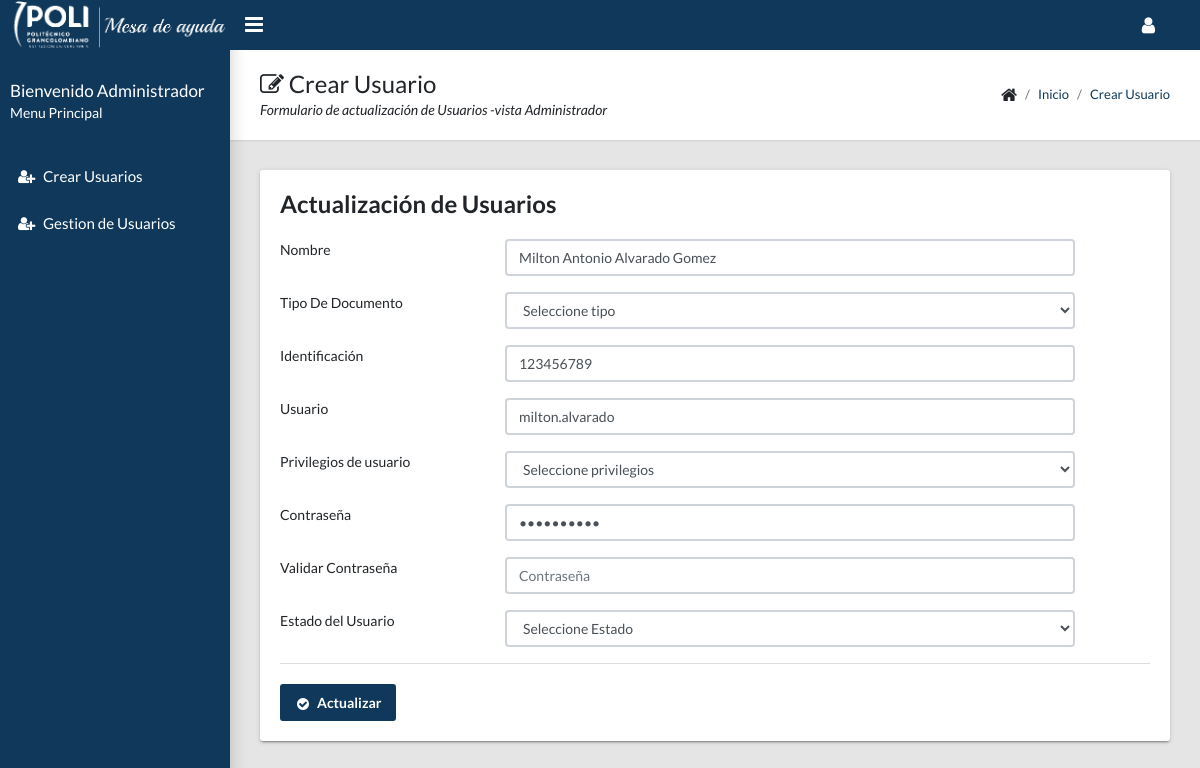
The app's page /?c=UsuariosCreacion&a=Crear&id=1 (signed in) with its own data.
### tables this page shows
CREATE TABLE `tb_usuario` (
  `idUsuario` int(11) NOT NULL,
  `idtipousuario` int(11) NOT NULL,
  `idTipoDocumento` int(11) NOT NULL,
  `nombre` varchar(50) NOT NULL,
  `usuario` varchar(20) NOT NULL,
  `contraseniaNormal` varchar(20) NOT NULL,
  `contraseniaEncriptada` varchar(20) NOT NULL,
  `identificacion` varchar(30) NOT NULL,
  `idestadousuario` int(11) NOT NULL
);

### Controlador/UsuariosCreacion.controlador.php (called while the page is built, shortened)
<?php
require_once "Modelo/usuarios.php";
class UsuariosCreacionControlador{
	private $modelo;
	public function __CONSTRUCT(){
		$this->modelo=new usuarios;
	}
	public function Crear(){
			$u=new usuarios();
			$titulo = 'Registro';
			$formulario = 'cración';
			$titBoton = 'Registrar';
			if (isset($_GET['id'])) {
				$u=$this->modelo->ObtenerUsuario($_GET['id']);
				$titulo = 'Actualización';
				$titBoton = 'Actualizar';
				$formulario = 'actualización';
			}
			require_once "Vista/encabezado.php";
			require_once "Vista/inicio/CrearUsuario.php";
			require_once "Vista/pie.php";
	}
}

### Modelo/conexiondb.php (called while the page is built, shortened)
<?php
class BasedeDatos{
	public static function Conectar(){
		try {
			$conexion = new PDO("mysql:host=".self::servidor.";namedb=".self::nombredb.";charset=utf8",self::usuariodb,self::pass);
			$conexion->setAttribute(PDO::ATTR_ERRMODE,PDO::ERRMODE_EXCEPTION);
			return $conexion;
		} catch (PDOException $e) {
			return "Falló".$e->getMessage();
		}
	}
}
 ?>

### Modelo/usuarios.php (called while the page is built, shortened)
<?php
class usuarios
{
    private $conn;
    private $idtipousuario;
    private $idTipoDocumento;
    private $nombre;
    private $usuario;
    private $contraseniaNormal;
    private $contraseniaEncriptada;
    private $identificacion;
    private $idestadousuario;
    public function __CONSTRUCT()
    {
        $this->conn = BasedeDatos::Conectar();
    }
    public function getIdtipousuario()
    {
        return $this->idtipousuario;
    }
    public function setIdtipousuario($idtipousuario)
    {
        $this->idtipousuario = $idtipousuario;
    }
    public function getIdTipoDocumento()
    {
        return $this->idTipoDocumento;
    }
    public function setIdTipoDocumento($idTipoDocumento)
    {
        $this->idTipoDocumento = $idTipoDocumento;
    }
    public function getNombre()
    {
        return $this->nombre;
    }
    public function setNombre($nombre)
    {
        $this->nombre = $nombre;
    }
    public function getUsuario()
    {
        return $this->usuario;
    }
    public function setUsuario($usuario)
    {
        $this->usuario = $usuario;
    }
    public function getContraseniaNormal()
    {
        return $this->contraseniaNormal;
    }
    public function setContraseniaNormal($contraseniaNormal)
    {
        $this->contraseniaNormal = $contraseniaNormal;
    }
    public function getContraseniaEncriptada()
    {
        return $this->contraseniaEncriptada;
    }
    public function setContraseniaEncriptada($contraseniaEncriptada)
    {
        $this->contraseniaEncriptada = $contraseniaEncriptada;
    }
    public function getIdentificacion()
    {
        return $this->identificacion;
    }
    public function setIdentificacion($identificacion)
    {
        $this->identificacion = $identificacion;
    }
    public function getIdestadousuario()
    {
        return $this->idestadousuario;
    }
    public function setIdestadousuario($idestadousuario)
    {
        $this->idestadousuario = $idestadousuario;
    }
    public function ObtenerUsuario($id)
    {
        try {
            $consulta = $this->conn->prepare("SELECT `idUsuario`, `nombre`, `idTipoDocumento`, `identificacion`, `usuario`, `idtipousuario`, `contraseniaNormal`, `contraseniaEncriptada`, `idestadousuario`  FROM `dbo_mesa_ayuda`.`tb_usuario` WHERE `idusuario` = ?;");
            $consulta->execute(array($id));
            $r = $consulta->fetch(PDO::FETCH_OBJ);
            $u = new usuarios();
            $u->setIdUsuario($r->idUsuario);
            $u->setNombre($r->nombre);
            $u->setIdTipoDocumento($r->idTipoDocumento);
            $u->setIdentificacion($r->identificacion);
            $u->setUsuario($r->usuario);
            $u->setIdtipousuario($r->idtipousuario);
            $u->setContraseniaNormal($r->contraseniaNormal);
            $u->setContraseniaEncriptada($r->contraseniaEncriptada);
            $u->setIdestadousuario($r->idestadousuario);
            return $u;
        } catch (Exception $e) {
            die($e->getMessage());
        }
    }
}
?>

### Vista/inicio/CrearUsuario.php (the view, shortened to what this page needs)
<main class="app-content">
    <div class="app-title">
        <div>
            <h1><i class="fa fa-edit"></i> Crear Usuario</h1>
            <p>Formulario de <?= $formulario ?> de Usuarios -vista Administrador</p>
        </div>
        <ul class="app-breadcrumb breadcrumb">
            <li class="breadcrumb-item"><i class="fa fa-home fa-lg"></i></li>
            <li class="breadcrumb-item"><a href="?c=inicio">Inicio</a></li>
            <li class="breadcrumb-item"><a href="#">Crear Usuario</a></li>
        </ul>
    </div>
    <div class="col-md-15">
        <div class="tile">
            <h3 class="tile-title"><?= $titulo ?> de Usuarios</h3>
            <div class="tile-body">
                <form class="form-horizontal" action="?c=UsuariosCreacion&a=Guardar" method="POST">
                    <div class="form-group row">
                        <label class="control-label col-md-3">Nombre</label>
                        <div class="col-md-8">
                            <input class="form-control" name="nombre" type="text" value="<?= $u->getNombre() ?>"
                                   placeholder="Nombre Completo">
                        </div>
                    </div>
                    <div class="form-group row">
                        <label class="control-label col-md-3">Tipo De Documento</label>
                        <div class="col-md-8">
                            <select class="form-control" name="tipoD">
                                <option value="<?= $u->getIdTipoDocumento() ?>">Seleccione tipo</option>
                            </select>
                        </div>
                    </div>
                    <div class="form-group row">
                        <label class="control-label col-md-3">Identificación</label>
                        <div class="col-md-8">
                            <input class="form-control" name="Identificacion" type="text"
                                   value="<?= $u->getIdentificacion() ?>" placeholder="Identificacion">
                        </div>
                    </div>
                    <div class="form-group row">
                        <label class="control-label col-md-3">Usuario</label>
                        <div class="col-md-8">
                            <input class="form-control" name="usuario" type="text" value="<?= $u->getUsuario() ?>"
                                   placeholder="Usuario">
                        </div>
                    </div>
                    <div class="form-group row">
                        <label class="control-label col-md-3">Privilegios de usuario</label>
                        <div class="col-md-8">
                            <select class="form-control" name="tipoP">
                                <option value="<?= $u->getIdtipousuario() ?>">Seleccione privilegios</option>
                            </select>
                        </div>
                    </div>
                    <div class="form-group row">
                        <label class="control-label col-md-3">Contraseña</label>
                        <div class="col-md-8">
                            <input class="form-control" name="passNormal" type="password"
                                   value="<?= $u->getContraseniaNormal() ?>" placeholder="Contraseña">
                        </div>
                    </div>
                    <div class="form-group row">
                        <label class="control-label col-md-3">Validar Contraseña</label>
                        <div class="col-md-8">
                            <input class="form-control" name="passEncriptada" type="password"
                                   value="<?= $u->getContraseniaEncriptada() ?>" placeholder="Contraseña">
                        </div>
                    </div>
                    <div class="form-group row">
                        <label class="control-label col-md-3">Estado del Usuario</label>
                        <div class="col-md-8">
                            <select class="form-control" name="tipoE">
                                <option value="<?= $u->getIdestadousuario() ?>">Seleccione Estado</option>
                            </select>
                        </div>
                    </div>
                    <div class="tile-footer">
                        <div class="row">
                            <div class="col-md-8 col-md-offset-3">
                                <button class="btn btn-primary" name="registrar" type="submit"><i
                                            class="fa fa-fw fa-lg fa-check-circle"></i><?= $titBoton ?>
                            </div>
                        </div>
                    </div>
                </form>
            </div>
        </div>
    </div>
</main>

### records on screen
tb_usuario: nombre "Milton Antonio Alvarado Gomez", Identificacion "123456789", usuario "milton.alvarado"

### other values on screen
$formulario "actualización"
$titulo "Actualización"
$titBoton "Actualizar"
